Frame 1 (no input): blank canvas, image omitted
Frame 60 (the mouse pressed at the canvas centre just before this capture): blank canvas, image omitted
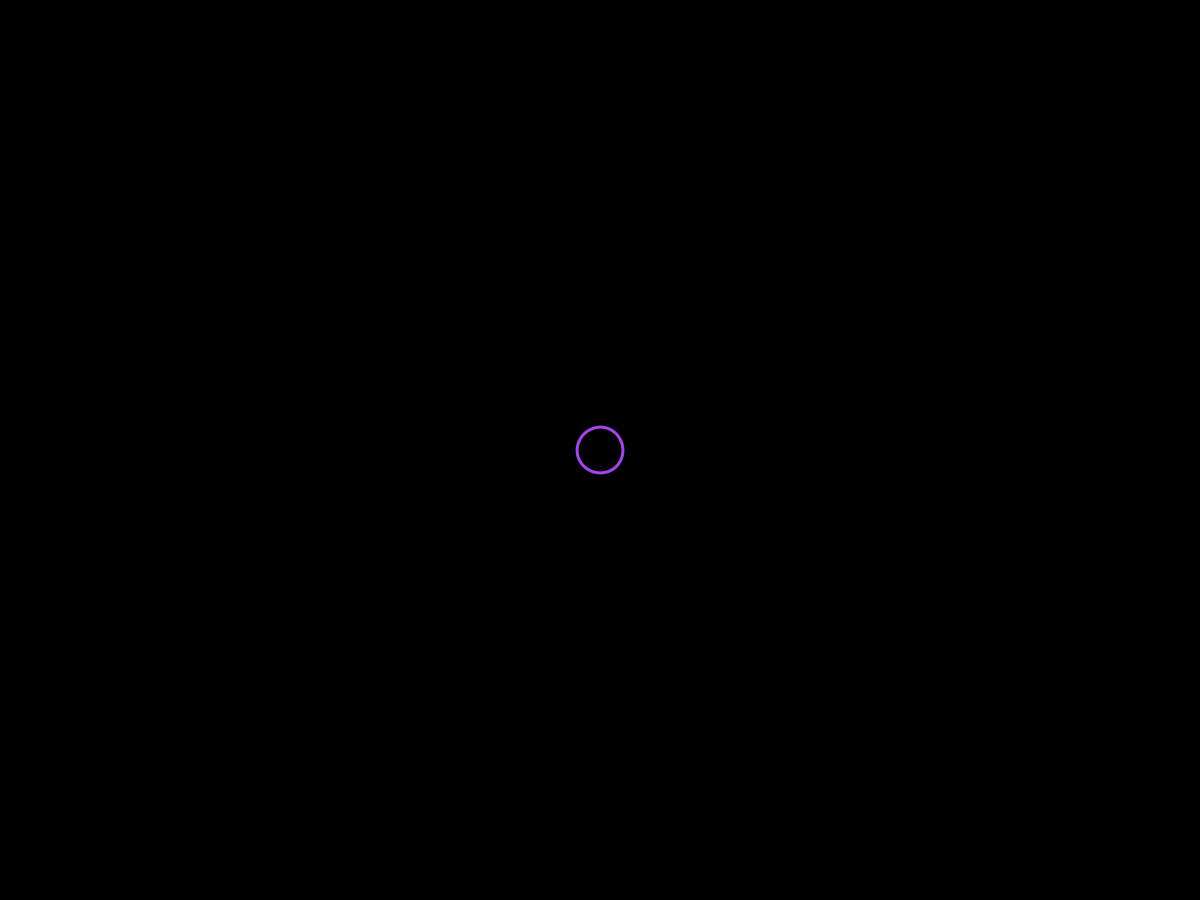
Frame 120 (the mouse held since frame 60 and released just before this capture)

The Processing sketch whose frames 1 and 60 were blank and that drew this single picture after the mouse press (run headless with seeded random() and noise(); from frame 60 on, the mouse is pressed at the canvas centre):

// Processing sketch: drops_colours
// ── drops_colours.pde
Ring[] rings; // Declare the array
int numRings = 50;
int currentRing = 0; 
void setup() {

  fullScreen();
  rings = new Ring[numRings]; // Create the array
  for (int i = 0; i < rings.length; i++) {
    rings[i] = new Ring(); // Create each object
  }
}
void draw() {
  background(0);
  for (int i = 0; i < rings.length; i++) {
    rings[i].grow();
    rings[i].display();
  }
}
// Click to create a new Ring
void mousePressed() {
  rings[currentRing].start(mouseX, mouseY);
  currentRing++;
  if (currentRing >= numRings) {
    currentRing = 0;
  }
}
class Ring {
  float x, y;          // X-coordinate, y-coordinate
  float diameter;      // Diameter of the ring
  float r = random(255);
  float g = random(255);
  float b = random(255);
  boolean on = false;  // Turns the display on and off

  void start(float xpos, float ypos) {
    x = xpos;
    y = ypos; 

    diameter = 1;
    on = true;
  }
  
  void grow() {
    if (on == true) {
      diameter += 1;
      
      if (diameter > 400) {
        on = false;
        diameter = 1;
      }
    }
  }

  void display() {
    if (on == true) {
      noFill();
      strokeWeight(4);
      stroke(r, g, b, map(diameter, 255, 0, 0, 400));
      ellipse(x, y, diameter, diameter);
    }
  }
}
